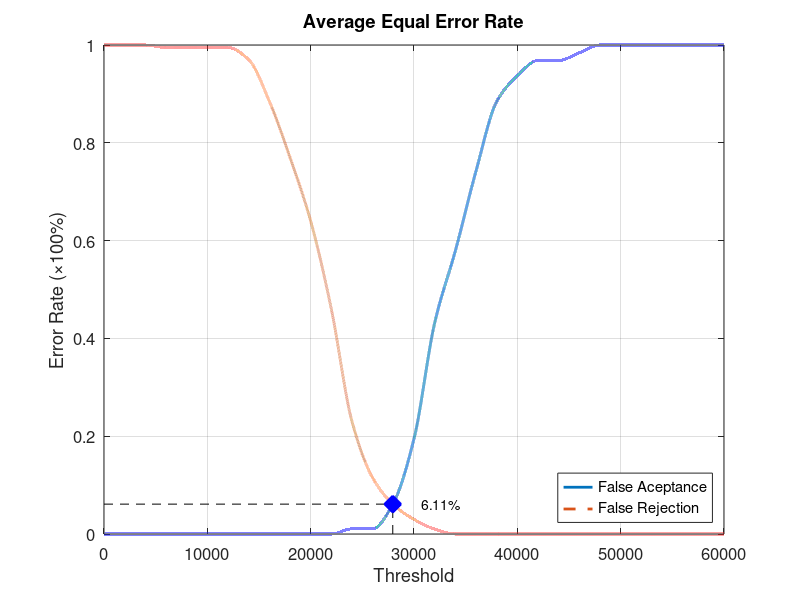
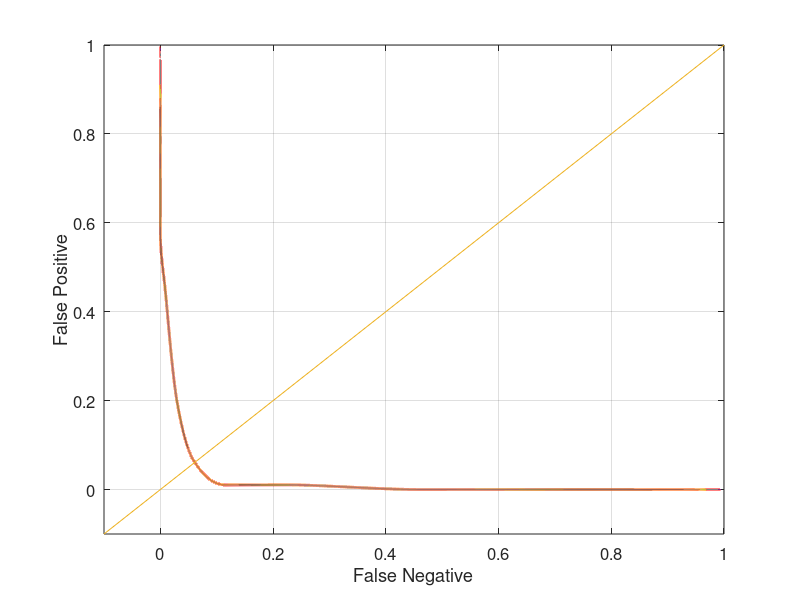

Recreate these plots in MATLAB, in order.
function yEER = Database2_1
close all;
clear;
clc;
x = 0:2000:60000;
xq = 0:0.5:60000;

y0 = [0 0 0 0 0 0 0 0 0 0 0 0 0.0105263 0.0105263 0.0631579 0.194737 0.431579 0.578947 0.742105 0.884211 0.936842 0.968421 0.968421 0.984211 1 1 1 1 1 1 1];
yy0 = interp1(x, y0, xq, 'pchip');
y1 = [1 1 1 0.995 0.995 0.995 0.995 0.97 0.885 0.77 0.64 0.46 0.23 0.115 0.06 0.03 0.01 0 0 0 0 0 0 0 0 0 0 0 0 0 0];
yy1 = interp1(x, y1, xq, 'pchip');

% Calculating EER: 
y2 = abs(y0 - y1);
find(y2 == min(y2))
yy2 = abs(yy0 - yy1);
xEER = find(yy2 == min(yy2));
xEERIndex = xq(xEER) % X-axis EER
yEER = yy0(xEER) % Y-axis EER

main = figure
plot(xq, yy0,'-','LineWidth', 2);	hold on
plot(xq, yy1,'--','LineWidth', 2);	hold on
plot([xEERIndex xEERIndex], [0 yEER], 'k--');	hold on
plot([0 xEERIndex], [yEER yEER], 'k--');	hold on
plot(xEERIndex, yEER, 'bx', 'LineWidth', 10);	hold on
text(xEERIndex + 10 * xEERIndex / 100, yEER, [num2str(round((10000 * yEER)) / 100) '%'])
legend('False Aceptance', 'False Rejection', 'Location', 'SouthEast')
xlabel('Threshold')
ylabel('Error Rate (\times100%)')
title('Average Equal Error Rate')
set(gca, 'FontSize', 12)
axis([0 60000 0 1])
grid on

print(main, 'Database2_1Main', '-dpng');
FNRxFPR = figure('Color', [1 1 1]);
plot(yy1, yy0, '-', yy1, yy0, 'LineWidth', 2);
hold on
y = -0.1:0.1:1
plot(y, y); 
set(gca, 'FontSize', 12)
xlabel('False Negative')
ylabel('False Positive')
axis([-0.1 1 -0.1 1])
set(gca, 'FontSize', 12)
grid on

print(FNRxFPR, 'Database2_1FNRxFPR','-dpng');
end
